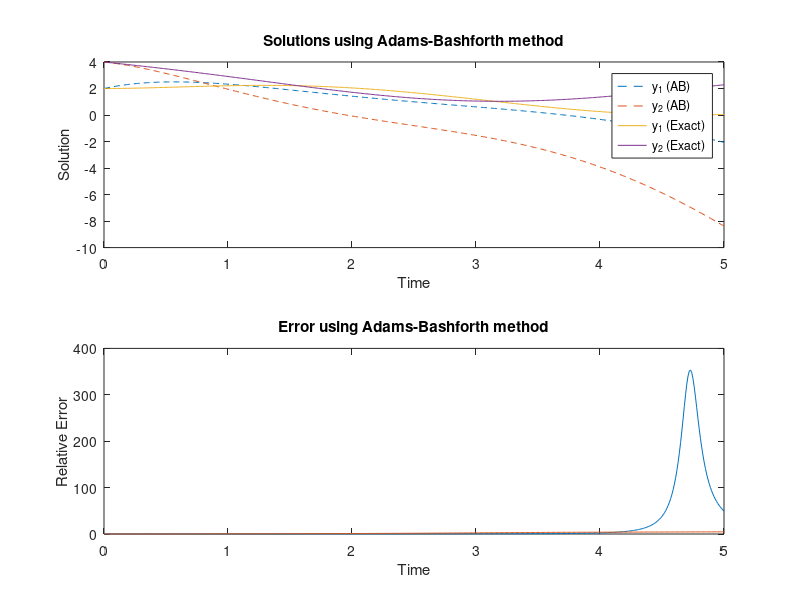
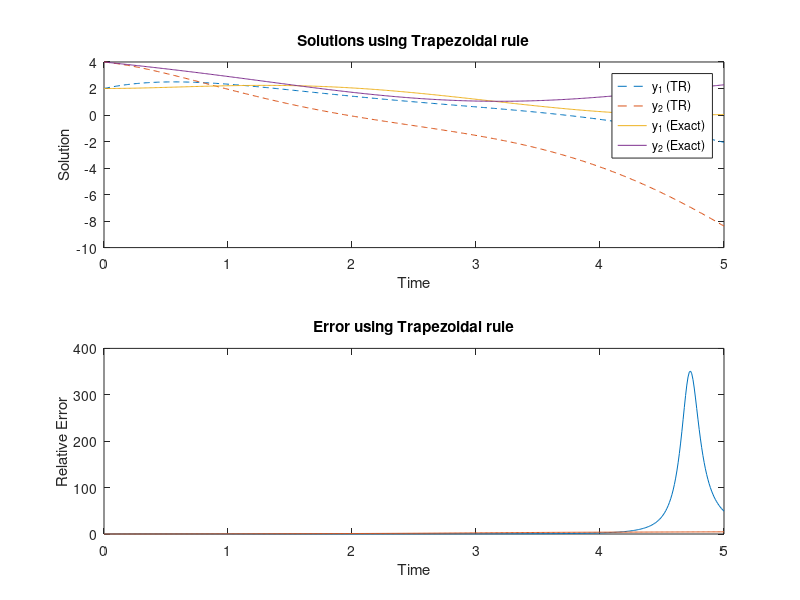

The MATLAB script that drew these images, in order:
% Define the system of ODEs
dydt = @(t, y) [-2*y(1) + y(2) + 2; -1.999*y(1) + 0.999*y(2) + 0.999*(sin(t) - cos(t))];

% Exact solutions
exact_sol = @(t) [exp(-t) + exp(-0.001*t) + sin(t); exp(-t) + 1.999*exp(-0.001*t) + cos(t)];

% Initial conditions
y0 = [2; 3.999];

% Time interval
tspan = [0, 5];

% Time steps to test
h_values = [0.1, 0.05, 0.025, 0.01];

% Adams-Bashforth 2-step method
for i = 1:length(h_values)
    h = h_values(i);
    t = 0:h:5;
    y = zeros(length(t), 2);
    y(1, :) = y0;

    % Use Euler's method for the first step
    y(2, :) = y(1, :) + h * dydt(t(1), y(1, :)')';

    % Adams-Bashforth 2-step method
    for j = 2:length(t)-1
        y(j+1, :) = y(j, :) + (h/2) * (3*dydt(t(j), y(j, :)') - dydt(t(j-1), y(j-1, :)'))';
    end

    % Calculate exact solution
    exact = zeros(length(t), 2);
    for k = 1:length(t)
        exact(k, :) = exact_sol(t(k))';
    end

    % Calculate error
    error_AB = abs(y - exact) ./ abs(exact);

    % Check if error at t = 5 is less than 0.01%
    if error_AB(end, 1) < 0.0001 && error_AB(end, 2) < 0.0001
        fprintf('Adams-Bashforth method: h = %f is sufficient\n', h);
        break;
    end
end

% Trapezoidal rule
for i = 1:length(h_values)
    h = h_values(i);
    t = 0:h:5;
    y = zeros(length(t), 2);
    y(1, :) = y0;

    % Trapezoidal rule
    for j = 1:length(t)-1
        k1 = dydt(t(j), y(j, :)')';
        k2 = dydt(t(j+1), y(j, :)' + h*k1)';
        y(j+1, :) = y(j, :) + (h/2) * (k1 + k2);
    end

    % Calculate exact solution
    exact = zeros(length(t), 2);
    for k = 1:length(t)
        exact(k, :) = exact_sol(t(k))';
    end

    % Calculate error
    error_TR = abs(y - exact) ./ abs(exact);

    % Check if error at t = 5 is less than 0.01%
    if error_TR(end, 1) < 0.0001 && error_TR(end, 2) < 0.0001
        fprintf('Trapezoidal rule: h = %f is sufficient\n', h);
        break;
    end
end

% Plot solutions and errors
figure;
subplot(2, 1, 1);
plot(t, y, '--', t, exact, '-');
legend('y_1 (AB)', 'y_2 (AB)', 'y_1 (Exact)', 'y_2 (Exact)');
title('Solutions using Adams-Bashforth method');
xlabel('Time');
ylabel('Solution');

subplot(2, 1, 2);
plot(t, error_AB);
title('Error using Adams-Bashforth method');
xlabel('Time');
ylabel('Relative Error');

figure;
subplot(2, 1, 1);
plot(t, y, '--', t, exact, '-');
legend('y_1 (TR)', 'y_2 (TR)', 'y_1 (Exact)', 'y_2 (Exact)');
title('Solutions using Trapezoidal rule');
xlabel('Time');
ylabel('Solution');

subplot(2, 1, 2);
plot(t, error_TR);
title('Error using Trapezoidal rule');
xlabel('Time');
ylabel('Relative Error');


fprintf('Adams-Bashforth method: h = %f is sufficient\n', h);
fprintf('Trapezoidal rule: h = %f is sufficient\n', h);